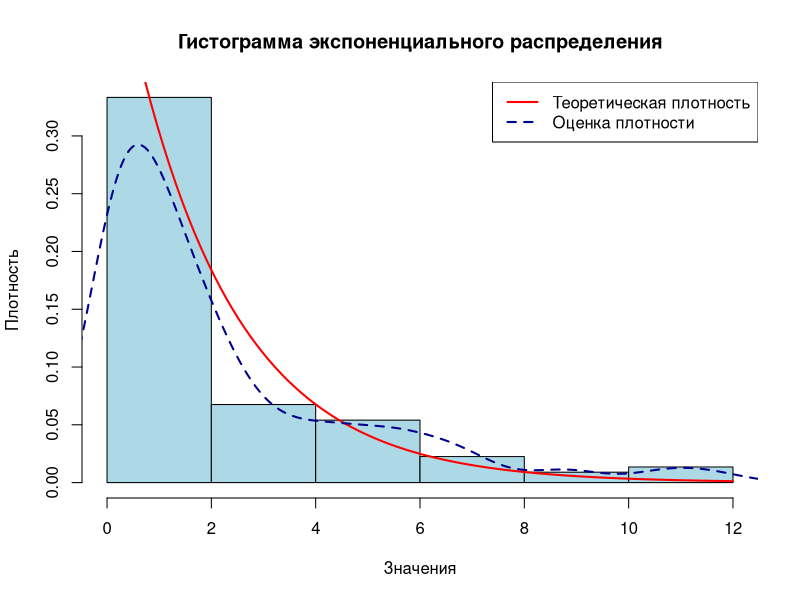
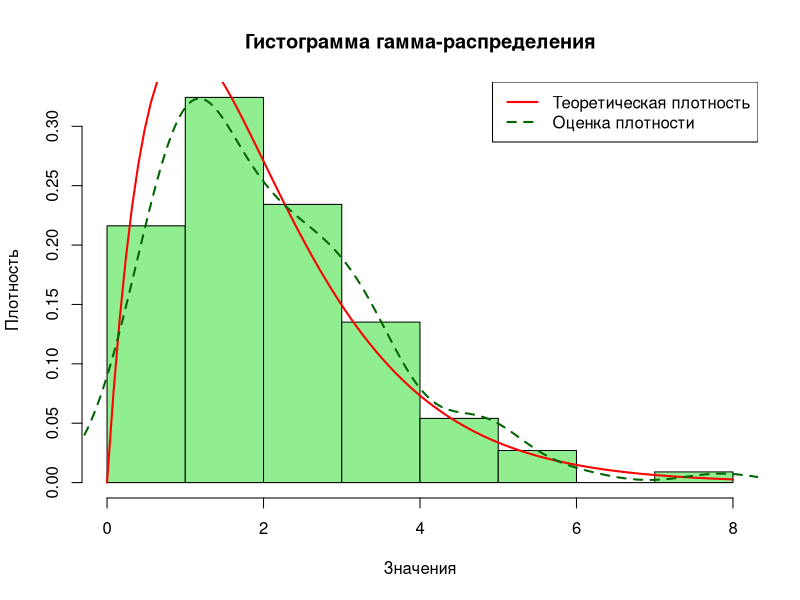

These charts were generated, in order, by the following R code: (Note: this script raises an error after producing the figures.)
# Объем выборки. 
# Выбирается с помощью равномерного распределения
n <- as.integer(runif(1, 100, 200))

sprintf("Объем выборки равен: %d", n)


# Генерация выборки объема n экспоненциального распределения
# Теоретические параметры
rate_exp <- 0.5
exp_raspr <- rexp(n, rate_exp)

sprintf("Выборка объема n = %d экспоненциального распределения", n)
print(exp_raspr)


# Генерация выборки объема n гамма-распределения
# Теоретические параметры
alpha_gamma <- 2
beta_gamma <- 1
gamma_raspr <- rgamma(n, shape = alpha_gamma, rate = beta_gamma)

sprintf("Выборка объема n = %d гамма-распределения", n)
print(gamma_raspr)


# Гистограммы с теоретическими кривыми
# Экспоненциальное распределение
hist(exp_raspr, 
     col = "lightblue",
     main = "Гистограмма экспоненциального распределения",
     xlab = "Значения",
     ylab = "Плотность",
     probability = TRUE)


# Теоретическая функция плотности
curve(dexp(x, rate = rate_exp), 
      col = "red", 
      lwd = 2,
      add = TRUE)


# Оценка плотности распределения
lines(density(exp_raspr), 
      col = "darkblue", 
      lwd = 2, lty = 2)

legend("topright", 
       legend = c("Теоретическая плотность", "Оценка плотности"),
       col = c("red", "darkblue"), lwd = 2, lty = c(1, 2))


# Гамма-распределение
hist(gamma_raspr, 
     col = "lightgreen",
     main = "Гистограмма гамма-распределения",
     xlab = "Значения",
     ylab = "Плотность",
     probability = TRUE)


# Теоретическая функция плотности
curve(dgamma(x, shape = alpha_gamma, rate = beta_gamma), 
      col = "red", 
      lwd = 2,
      add = TRUE)


# Оценка плотности распределения
lines(density(gamma_raspr), 
      col = "darkgreen", 
      lwd = 2, lty = 2)

legend("topright", 
       legend = c("Теоретическая плотность", "Оценка плотности"),
       col = c("red", "darkgreen"), lwd = 2, lty = c(1, 2))


# Числовые характеристики


# Выборочное среднее
mean_estimate_exp <- mean(exp_raspr)
mean_estimate_gamma <- mean(gamma_raspr)

sprintf("Выборочное среднее (Экспоненциальное распределение) = %f", mean_estimate_exp)
sprintf("Выборочное среднее (Гамма-распределение) = %f", mean_estimate_gamma)


# Дисперсия
disp_exp <- var(exp_raspr)
disp_gamma <- var(gamma_raspr)

sprintf("Дисперсия (Экспоненциальное распределение) = %f", disp_exp)
sprintf("Дисперсия (Гамма-распределение) = %f", disp_gamma)


# СКО среднее квадротичное отклонение 
sko_exp <- sd(exp_raspr)
sko_gamma <- sd(gamma_raspr)

sprintf("СКО (Экспоненциальное распределение) = %f", sko_exp)
sprintf("СКО (Гамма-распределение) = %f", sko_gamma)


# Мода
moda_exp   <- sort(
  unique(exp_raspr))[which.max(table(exp_raspr))]
moda_gamma <- sort(
  unique(gamma_raspr))[which.max(table(gamma_raspr))]

sprintf("Мода (Экспоненциальное распределение) = %f", moda_exp)
sprintf("Мода (Гамма-распределение) = %f", moda_gamma)


# Медиана
median_exp <- median(exp_raspr)
median_gamma <- median(gamma_raspr)

sprintf("Медиана (Экспоненциальное распределение) = %f", median_exp)
sprintf("Медиана (Гамма-распределение) = %f", median_gamma)


# Коэффициент асимметрии
koef_ass_exp <- (sum((exp_raspr - mean(exp_raspr))^3) / n) / sko_exp^3
koef_ass_gamma <- (sum((gamma_raspr - mean(gamma_raspr))^3) / n) / sko_gamma^3

sprintf("Коэффициент асимметрии (Экспоненциальное распределение) = %f", koef_ass_exp)
sprintf("Коэффициент асимметрии (Гамма-распределение) = %f", koef_ass_gamma)


# Коэффициент эксцесса
koef_ex_exp <- (sum((exp_raspr - mean(exp_raspr))^4) / n) / (sko_exp^4) - 3
koef_ex_gamma <- (sum((gamma_raspr - mean(gamma_raspr))^4) / n) / (sko_gamma^4) - 3

sprintf("Коэффициент эксцесса (Экспоненциальное распределение) = %f", koef_ex_exp)
sprintf("Коэффициент эксцесса (Гамма-распределение) = %f", koef_ex_gamma)


# Теоретическое матожидание и дисперсия
theoretic_mean_exp <- 1 / rate_exp
theoretic_disp_exp <- 1 / (rate_exp^2)

sprintf("Теоретическое матожидание (Экспоненциальное распределение) M(X) = %f", theoretic_mean_exp)
sprintf("Теоретическая дисперсия (Экспоненциальное распределение) D(X) = %f", theoretic_disp_exp)

theoretic_mean_gamma <- alpha_gamma / beta_gamma
theoretic_disp_gamma <- alpha_gamma / (beta_gamma^2)

sprintf("Теоретическое матожидание (Гамма-распределение) M(X) = %f", theoretic_mean_gamma)
sprintf("Теоретическая дисперсия (Гамма-распределение) D(X) = %f", theoretic_disp_gamma)


# Сравнение оценок
cat("СРАВНЕНИЕ ТЕОРЕТИЧЕСКИХ И ВЫБОРОЧНЫХ ХАРАКТЕРИСТИК\n")

cat("\nЭКСПОНЕНЦИАЛЬНОЕ РАСПРЕДЕЛЕНИЕ\n", "Матожидание\n", sprintf("  теоретическое - %f\n", theoretic_mean_exp), sprintf("  выборочное - %f\n", mean_estimate_exp), 
    sprintf("  разница - %f\n", abs(theoretic_mean_exp - mean_estimate_exp)),
    sprintf("  относительная ошибка - %f%%\n", (abs(theoretic_mean_exp - mean_estimate_exp) / theoretic_mean_exp) * 100))

cat("\nДисперсия\n", sprintf("  теоретическая - %f\n", theoretic_disp_exp), sprintf("  выборочная - %f\n", disp_exp), 
    sprintf("  разница - %f\n", abs(theoretic_disp_exp - disp_exp)), 
    sprintf("  относительная ошибка - %f%%\n", (abs(theoretic_disp_exp - disp_exp) / theoretic_disp_exp) * 100))

cat("\nГАММА-РАСПРЕДЕЛЕНИЕ\n", "Матожидание\n", sprintf("  теоретическое - %f\n", theoretic_mean_gamma), sprintf("  выборочное - %f\n", mean_estimate_gamma), 
    sprintf("  разница - %f\n", abs(theoretic_mean_gamma - mean_estimate_gamma)),
    sprintf("  относительная ошибка - %f%%\n", (abs(theoretic_mean_gamma - mean_estimate_gamma) / theoretic_mean_gamma) * 100))

cat("\nДисперсия\n", sprintf("  теоретическая - %f\n", theoretic_disp_gamma), sprintf("  выборочная - %f\n", disp_gamma),
    sprintf("  разница - %f\n", abs(theoretic_disp_gamma - disp_gamma)), 
    sprintf("  относительная ошибка - %f%%\n", (abs(theoretic_disp_gamma - disp_gamma) / theoretic_disp_gamma) * 100))


# Оценка параметров распределений

exp_fit <- fitdist(exp_raspr, 'exp')
gamma_fit <- fitdist(gamma_raspr, 'gamma')

exp_estimate_rate <- exp_fit$estimate

gamma_estimate_alpha <- gamma_fit$estimate["shape"]
gamma_estimate_beta <- gamma_fit$estimate["rate"]


# Хи квадрат для экспоненциального
xhc_exp <- hist(exp_raspr, plot = FALSE)$counts
xhb_exp <- hist(exp_raspr, plot = FALSE)$breaks

k_exp <- length(xhc_exp)

xhb_exp[1] <- -Inf
xhb_exp[k_exp + 1] <- Inf

pnth_exp <- pexp(xhb_exp, exp_estimate_rate)
thfr_exp <- pnth_exp[2:(k_exp + 1)] - pnth_exp[1:k_exp]

chisq.test(xhc_exp, p = thfr_exp)


# Хи квадрат для гамма-распределения
xhc_gamma <- hist(gamma_raspr, plot = FALSE)$counts
xhb_gamma <- hist(gamma_raspr, plot = FALSE)$breaks

k_gamma <- length(xhc_gamma)

xhb_gamma[1] <- -Inf
xhb_gamma[k_gamma + 1] <- Inf

pnth_gamma <- pgamma(xhb_gamma, gamma_estimate_alpha, gamma_estimate_beta)
thfr_gamma <- pnth_gamma[2:(k_gamma + 1)] - pnth_gamma[1:k_gamma]

chisq.test(xhc_gamma, p = thfr_gamma)
